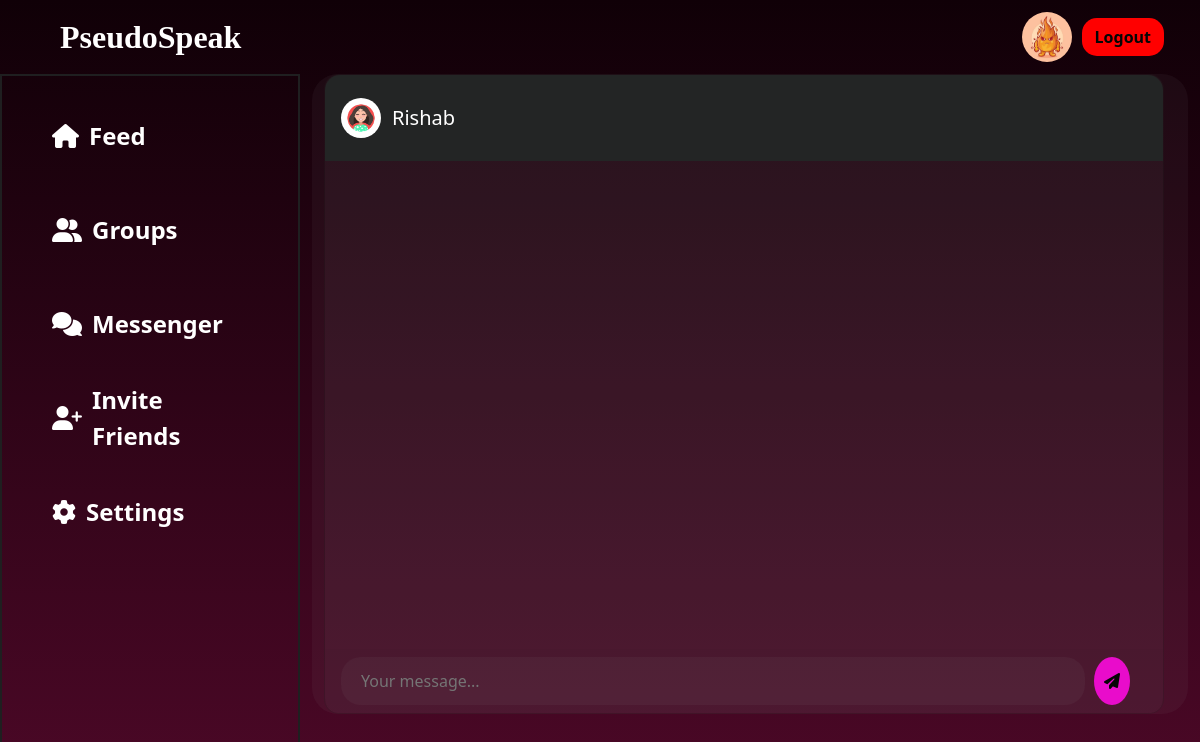
The app's page /messenger/22/ (signed in), older data.
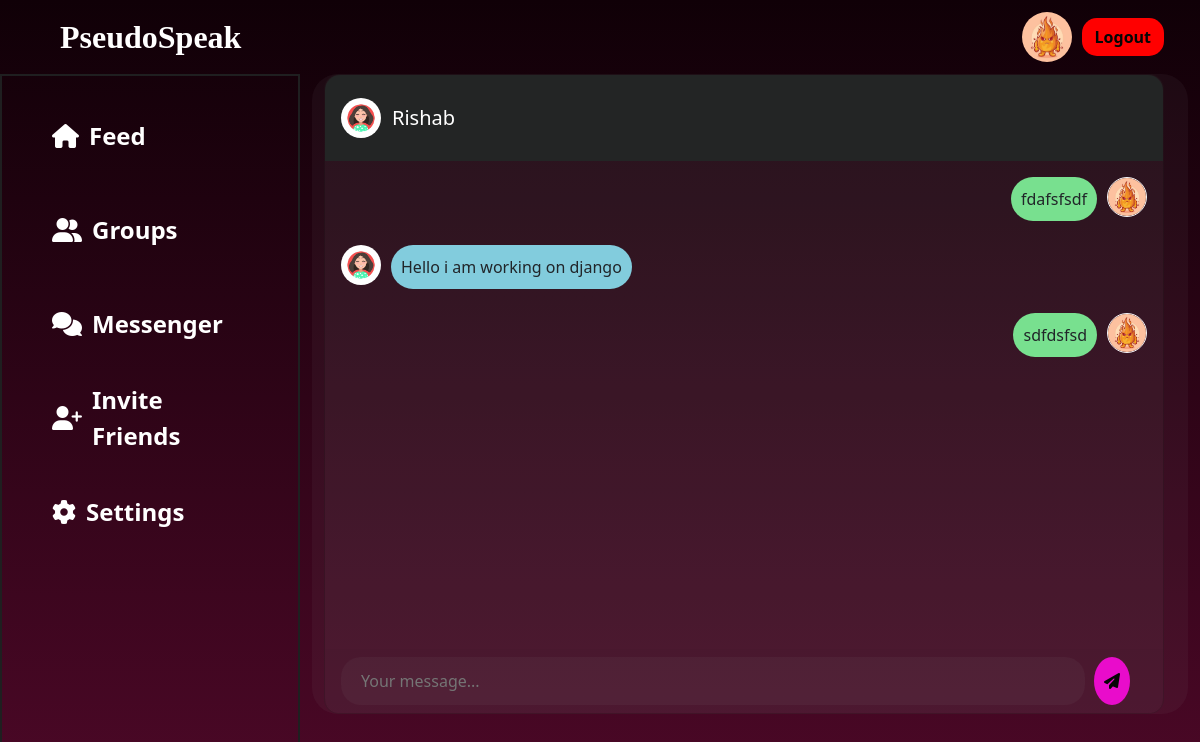
The same page, newer data.
### main/models.py (models this page shows, shortened)
class Profile(models.Model):
    user=models.OneToOneField(User,null=True,on_delete=models.CASCADE)
    blocked_user=models.ManyToManyField(User,related_name="block_users",blank=True)
    profile_img=models.ImageField(null=True,blank=True,upload_to='images/')
    bio=models.CharField(null=True,max_length=51)
    follow=models.ManyToManyField(User,related_name='follow',blank=True)
    following=models.ManyToManyField(User,related_name='following',blank=True)

### conversation/models.py (models this page shows, shortened)
class ConversationMessage(models.Model):
    conversation = models.ForeignKey(Conversation, related_name='messages', on_delete=models.CASCADE)
    content = models.TextField()
    created_at = models.DateTimeField(auto_now_add=True)
    created_by = models.ForeignKey(User, related_name='created_messages', on_delete=models.CASCADE)
    class Meta:
        ordering = ('created_at',)
    def decrypt_message(self):  # Replace with your actual secret key
        try:
            message_decrypted=f.decrypt(self.content)
            message_decoded=message_decrypted.decode('utf-8')
            return message_decoded
        except Exception as e:
            print(f"InvalidToken exception: {e.__cause__}")
            return "Invalid decryption token"

### main/views.py (the view)
# urls.py: path("messenger/<int:conversation_id>/",views.conversation,name='conversation')
@login_required(login_url="login_or_signup_view")
def conversation(request, conversation_id):
    conversation = Conversation.objects.filter(members=request.user).get(
        pk=conversation_id
    )
    conversation_message = ConversationMessage.objects.filter(conversation=conversation)
    return render(
        request,
        "conversation/conversation.html",
        {"conversation": conversation, "conversation_messages": conversation_message},
    )

### conversation/templates/conversation/conversation.html (shortened to what this page needs)
{% load static %}
<!DOCTYPE html>
<html lang="en">
  <head>
    <link
      href="https://cdn.jsdelivr.net/npm/bootstrap@5.3.1/dist/css/bootstrap.min.css"
      rel="stylesheet"
    />
    <link rel="stylesheet" href="{% static 'main/css/index.css' %}" />
  </head>
  <body>
    <nav class="navbar navbar-expand bg-body-tertiary">
      <div class="container-fluid">
        <a class="navbar-brand ms-5 nav-logo" href="{% url 'index' %}"
          >PseudoSpeak</a
        >
        <div class="collapse navbar-collapse" id="navbarSupportedContent">
          {% if user.is_authenticated %}
          <img
            id="profile_img_navbar"
            src="{{ user.profile.profile_img.url }}"
            alt=""
            style="
              width: 50px;
              height: 50px;
              border-radius: 50%;
              margin-right: 10px;
            "
          />
          <a href="{% url 'logout' %}" class="btn signbtn me-4">Logout</a>
          {% else %}
          <a href="{% url 'login_or_signup_view' %}" class="btn signbtn me-4"
            >Sign in</a
          >
          {% endif %}
        </div>
      </div>
    </nav>
    <div class="container-fluid">
      <div class="row content-1">
        <div class="col-3 content-1a res2 sidebar" id="sidebar">
          <ul>
            <li class="active">
              <i class="fa-solid fa-house"></i
              ><a href="{% url 'index' %}">Feed</a>
            </li>
            <li>
              <i class="fa-solid fa-user-group"></i
              ><a href="{% url 'rooms' name='recommended' %}">Groups</a>
            </li>
            <li>
              <i class="fa-solid fa-comments"></i
              ><a href="{% url 'messenger' %}">Messenger</a>
            </li>
            <li><i class="fa-solid fa-user-plus"></i>Invite Friends</li>
            <li>
              <i class="fa-solid fa-gear"></i
              ><a href="{% url 'settings' %}">Settings</a>
            </li>
          </ul>
        </div>
        <div class="col-9 chat-container">
          <div class="card">
            {% for m in conversation.members.all %}
            {% if m != request.user%}
            <div class="card-header msg_head">
              <div class="d-flex bd-highlight">
                <div class="img_cont">
                  <a href="{% url 'dashboard' profileId=m.username %}">
                  <img src="{{m.profile.profile_img.url}}" style="width: 40px" />
                </a>
                </div>
                <div class="user_info">
                  <span>{{m.username}}</span>
                </div>
              </div>
            </div>
            {% endif %}
          {% endfor %}
            <div class="card-body msg_card_body">
              {% for message in conversation_messages %}
                {% if message.created_by != request.user %}
              <div class="d-flex justify-content-start mb-4">
                <div class="img_cont_msg">
                  <img src="{{ message.created_by.profile.profile_img.url }}" />
                </div>
                <div class="msg_cotainer">{{ message.decrypt_message }}</div>
              </div>
              {% else %}
              <div class="d-flex justify-content-end mb-4">
                <div class="msg_cotainer_send">{{ message.decrypt_message }}</div>
                <div class="img_cont_msg">
                  <img
                    src="{{ message.created_by.profile.profile_img.url }}"
                    class="rounded-circle user_img_msg"
                  />
                </div>
              </div>
              {% endif %}
            {% endfor %}
            </div>
            <div class="card-footer">
              <div class="input-group">
                  <input
                    type="text"
                    class="message-input-1"
                    placeholder="Your message..."/>
                  <button class="msg-button-1"><i class="fa-solid fa-paper-plane"></i></button>
              </div>
            </div>
          </div>
        </div>
      </div>
    </div>
  </body>
</html>

Row changes from the older to the newer data that the page shows:
added ConversationMessage: decrypt_message "fdafsfsdf", created_by.profile.profile_img (picture)
added ConversationMessage: created_by.profile.profile_img (picture), decrypt_message "Hello i am working on django"
added ConversationMessage: decrypt_message "sdfdsfsd", created_by.profile.profile_img (picture)
